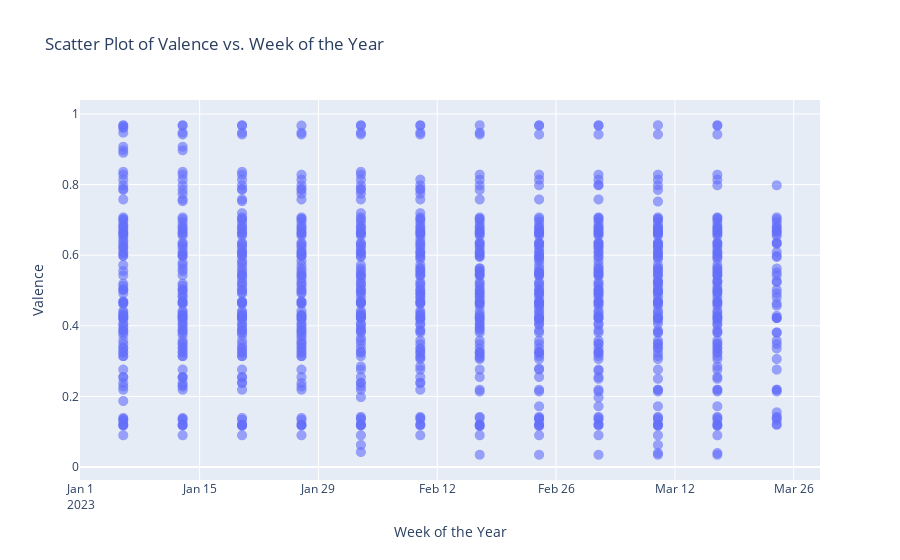

The notebook cell this image was saved under:
### Code cell
# Create a scatter plot without text labels
fig = px.scatter(df, x='week', y='valence',
                 title='Scatter Plot of Valence vs. Week of the Year')

# Customize the appearance
fig.update_traces(marker=dict(size=10, opacity=0.6))

# Set axis labels
fig.update_xaxes(title_text='Week of the Year')
fig.update_yaxes(title_text='Valence')

# Show the plot
fig.show()

### Figure 1 — Plotly figure (JSON) as saved in the notebook; plotly's stock layout.template omitted (floating-point values rounded to 4 significant figures; data arrays with more than 128 entries replaced by an {"elided": "..."} marker saying what was removed)
{"data": [{"hovertemplate": "week=%{x}<br>valence=%{y}<extra></extra>", "legendgroup": "", "marker": {"color": "#636efa", "opacity": 0.6, "size": 10, "symbol": "circle"}, "mode": "markers", "name": "", "showlegend": false, "type": "scattergl", "x": {"elided": "1066 str values"}, "xaxis": "x", "y": {"elided": "1066 float values"}, "yaxis": "y"}], "layout": {"autosize": true, "legend": {"tracegroupgap": 0}, "title": {"text": "Scatter Plot of Valence vs. Week of the Year"}, "xaxis": {"anchor": "y", "autorange": true, "domain": [0, 1], "range": ["2023-01-01 03:41:22.4155", "2023-03-28 20:18:37.5845"], "title": {"text": "Week of the Year"}, "type": "date"}, "yaxis": {"anchor": "x", "autorange": true, "domain": [0, 1], "range": [-0.06039, 1.063], "title": {"text": "Valence"}, "type": "linear"}}}
